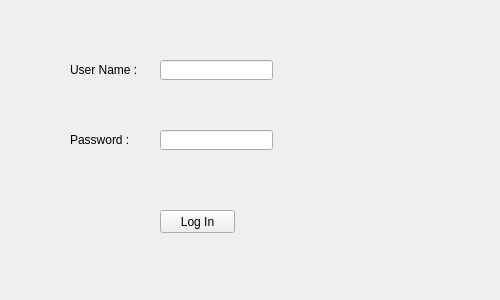
<?xml version="1.0" encoding="UTF-8"?>
<ui version="4.0">
 <class>Form</class>
 <widget class="QWidget" name="Form">
  <property name="geometry">
   <rect>
    <x>0</x>
    <y>0</y>
    <width>500</width>
    <height>300</height>
   </rect>
  </property>
  <property name="windowTitle">
   <string>Form</string>
  </property>
  <widget class="QLineEdit" name="lineEdit">
   <property name="geometry">
    <rect>
     <x>160</x>
     <y>60</y>
     <width>113</width>
     <height>20</height>
    </rect>
   </property>
  </widget>
  <widget class="QLineEdit" name="lineEdit_2">
   <property name="geometry">
    <rect>
     <x>160</x>
     <y>130</y>
     <width>113</width>
     <height>20</height>
    </rect>
   </property>
   <property name="echoMode">
    <enum>QLineEdit::Password</enum>
   </property>
  </widget>
  <widget class="QLabel" name="label">
   <property name="geometry">
    <rect>
     <x>70</x>
     <y>60</y>
     <width>81</width>
     <height>20</height>
    </rect>
   </property>
   <property name="font">
    <font>
     <family>Segoe UI</family>
    </font>
   </property>
   <property name="text">
    <string>User Name :</string>
   </property>
  </widget>
  <widget class="QLabel" name="label_2">
   <property name="geometry">
    <rect>
     <x>70</x>
     <y>130</y>
     <width>71</width>
     <height>20</height>
    </rect>
   </property>
   <property name="font">
    <font>
     <family>Segoe UI</family>
    </font>
   </property>
   <property name="text">
    <string>Password :</string>
   </property>
  </widget>
  <widget class="QPushButton" name="pushButton">
   <property name="geometry">
    <rect>
     <x>160</x>
     <y>210</y>
     <width>75</width>
     <height>23</height>
    </rect>
   </property>
   <property name="font">
    <font>
     <family>Segoe UI</family>
    </font>
   </property>
   <property name="text">
    <string>Log In</string>
   </property>
  </widget>
  <widget class="QLabel" name="label_3">
   <property name="enabled">
    <bool>true</bool>
   </property>
   <property name="geometry">
    <rect>
     <x>120</x>
     <y>170</y>
     <width>251</width>
     <height>20</height>
    </rect>
   </property>
   <property name="font">
    <font>
     <family>Segoe UI</family>
    </font>
   </property>
   <property name="text">
    <string/>
   </property>
  </widget>
 </widget>
 <resources/>
 <connections/>
</ui>
